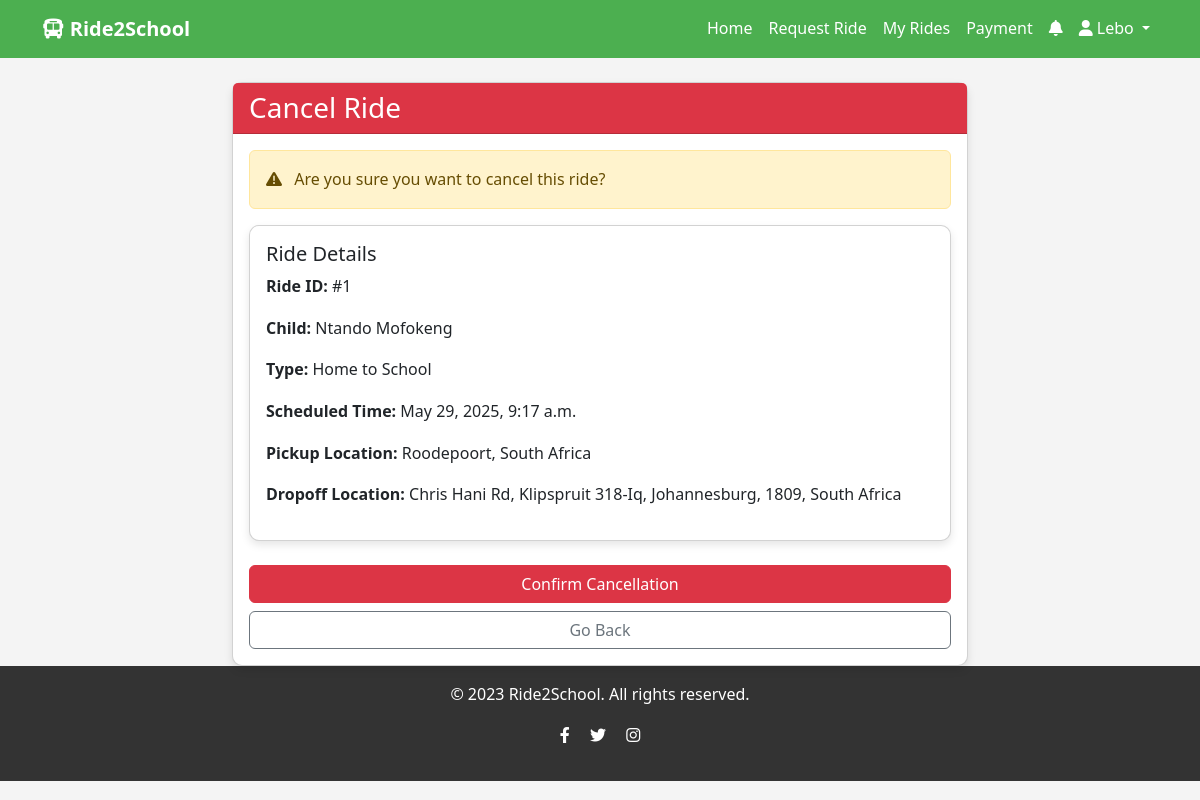
Page /ride/1/cancel/ (signed in) on the committed database.
### accounts/models.py (models this page shows, shortened)
class User(AbstractUser):
    USER_TYPE_CHOICES = (
        ('parent', 'Parent'),
        ('driver', 'Driver'),
        ('admin', 'Admin'),
    )
    user_type = models.CharField(max_length=10, choices=USER_TYPE_CHOICES)
    phone_regex = RegexValidator(
        regex=r'^\+?1?\d{9,15}$',
        message="Phone number must be entered in the format: '+999999999'. Up to 15 digits allowed."
    )
    phone_number = models.CharField(validators=[phone_regex], max_length=17, blank=True)
    profile_picture = models.ImageField(upload_to='profile_pics/', blank=True, null=True)

class Child(models.Model):
    GENDER_CHOICES = (
        ('M', 'Male'),
        ('F', 'Female'),
        ('O', 'Other'),
    )
    parent = models.ForeignKey(Parent, on_delete=models.CASCADE, related_name='children')
    first_name = models.CharField(max_length=100)
    last_name = models.CharField(max_length=100)
    date_of_birth = models.DateField()
    gender = models.CharField(max_length=1, choices=GENDER_CHOICES)
    school_name = models.CharField(max_length=255)
    school_address = models.CharField(max_length=255)
    grade = models.CharField(max_length=20)
    special_instructions = models.TextField(blank=True)
    photo = models.ImageField(upload_to='child_photos/', blank=True, null=True)

### rides/models.py (models this page shows, shortened)
class RideRequest(models.Model):
    STATUS_CHOICES = (
        ('pending', 'Pending'),
        ('accepted', 'Accepted'),
        ('in_progress', 'In Progress'),
        ('completed', 'Completed'),
        ('cancelled', 'Cancelled'),
    )
    RIDE_TYPE_CHOICES = (
        ('home_to_school', 'Home to School'),
        ('school_to_home', 'School to Home'),
    )
    parent = models.ForeignKey(Parent, on_delete=models.CASCADE, related_name='ride_requests')
    child = models.ForeignKey(Child, on_delete=models.CASCADE)
    driver = models.ForeignKey(Driver, on_delete=models.SET_NULL, null=True, blank=True)
    ride_type = models.CharField(max_length=20, choices=RIDE_TYPE_CHOICES, default='home_to_school')
    pickup_location = models.ForeignKey(Location, on_delete=models.CASCADE, related_name='pickup_rides', null=True, blank=True)
    pickup_address = models.TextField(default='Roodepoort', null=False)
    pickup_latitude = models.FloatField(default=-26.137657)  # Default to Roodepoort coordinates
    pickup_longitude = models.FloatField(default=27.805727)  # Default to Roodepoort coordinates
    pickup_place_id = models.CharField(max_length=255, blank=True, null=True)  # Google Place ID
    dropoff_location = models.ForeignKey(Location, on_delete=models.CASCADE, related_name='dropoff_rides', null=True, blank=True)
    dropoff_address = models.TextField(default='Soweto', null=False)
    dropoff_latitude = models.FloatField(default=-26.2673)  # Default to Soweto coordinates
    dropoff_longitude = models.FloatField(default=-26.2673)  # Default to Soweto coordinates
    dropoff_place_id = models.CharField(max_length=255, blank=True, null=True)  # Google Place ID
    scheduled_time = models.DateTimeField()  # Changed from pickup_time to match your views
    pickup_time = models.DateTimeField(null=True, blank=True)  # Actual pickup time
    estimated_dropoff_time = models.DateTimeField(null=True, blank=True)
    dropoff_time = models.DateTimeField(null=True, blank=True)  # Actual dropoff time
    distance = models.FloatField(default=0.0)  # in kilometers
    estimated_fare = models.DecimalField(max_digits=10, decimal_places=2)
    actual_fare = models.DecimalField(max_digits=10, decimal_places=2, null=True, blank=True)
    status = models.CharField(max_length=20, choices=STATUS_CHOICES, default='pending')
    is_paid = models.BooleanField(default=False)
    special_instructions = models.TextField(blank=True, null=True)
    created_at = models.DateTimeField(auto_now_add=True)
    updated_at = models.DateTimeField(auto_now=True)

class Location(models.Model):
    address = models.CharField(max_length=255)
    latitude = models.DecimalField(max_digits=9, decimal_places=6)
    longitude = models.DecimalField(max_digits=9, decimal_places=6)
    name = models.CharField(max_length=100, blank=True)  # Optional name for saved locations

### rides/views.py (the view)
# urls.py: path('ride/<int:ride_id>/cancel/', views.cancel_ride, name='cancel_ride'),
@login_required
def cancel_ride(request, ride_id):
    if request.user.user_type != 'parent':
        messages.error(request, 'Only parents can cancel rides.')
        return redirect('parent_dashboard')
    parent = Parent.objects.get(user=request.user)
    ride = get_object_or_404(RideRequest, id=ride_id, parent=parent)
    if ride.status not in ['pending', 'accepted']:
        messages.error(request, 'This ride cannot be cancelled.')
        return redirect('ride_details', ride_id=ride.id)
    if request.method == 'POST':
        ride.status = 'cancelled'
        ride.save()
        messages.success(request, 'Your ride has been cancelled successfully.')
        return redirect('my_rides')
    return render(request, 'rides/cancel_ride.html', {'ride': ride})

### ride2school/context_processors.py (called while the page is built)
def google_maps_api_key(request):
    return {'GOOGLE_MAPS_API_KEY': settings.GOOGLE_MAPS_API_KEY}

### rides/templates/rides/cancel_ride.html (shortened to what this page needs)
{% extends 'base.html' %}
{% block content %}
<div class="row justify-content-center">
    <div class="col-md-8">
        <div class="card">
            <div class="card-header bg-danger text-white">
                <h3 class="mb-0">Cancel Ride</h3>
            </div>
            <div class="card-body">
                <div class="alert alert-warning">
                    <i class="fas fa-exclamation-triangle me-2"></i>
                    Are you sure you want to cancel this ride?
                </div>
                <div class="card mb-4">
                    <div class="card-body">
                        <h5 class="card-title">Ride Details</h5>
                        <p><strong>Ride ID:</strong> #{{ ride.id }}</p>
                        <p><strong>Child:</strong> {{ ride.child.first_name }} {{ ride.child.last_name }}</p>
                        <p><strong>Type:</strong> {{ ride.get_ride_type_display }}</p>
                        <p><strong>Scheduled Time:</strong> {{ ride.scheduled_time }}</p>
                        <p><strong>Pickup Location:</strong> {{ ride.pickup_location.address }}</p>
                        <p><strong>Dropoff Location:</strong> {{ ride.dropoff_location.address }}</p>
                    </div>
                </div>
                <form method="post">
                    <div class="d-grid gap-2">
                        <button type="submit" class="btn btn-danger">Confirm Cancellation</button>
                        <a href="{% url 'ride_details' ride.id %}" class="btn btn-outline-secondary">Go Back</a>
                    </div>
                </form>
            </div>
        </div>
    </div>
</div>
{% endblock %}

### templates/base.html (shortened to what this page needs)
<!DOCTYPE html>
<html lang="en">
<head>
    <link href="https://cdn.jsdelivr.net/npm/bootstrap@5.3.0-alpha1/dist/css/bootstrap.min.css" rel="stylesheet">
    <link rel="stylesheet" href="https://cdnjs.cloudflare.com/ajax/libs/font-awesome/6.0.0/css/all.min.css">
</head>
<body>
    <nav class="navbar navbar-expand-lg navbar-dark mb-4">
        <div class="container">
            <a class="navbar-brand" href="{% url 'home' %}">
                <i class="fas fa-bus"></i> Ride2School
            </a>
            <div class="collapse navbar-collapse" id="navbarNav">
                <ul class="navbar-nav ms-auto">
                    <li class="nav-item">
                        <a class="nav-link" href="{% url 'home' %}">Home</a>
                    </li>
                    {% if user.is_authenticated %}
                        {% if user.user_type == 'parent' %}
                            <li class="nav-item">
                                <a class="nav-link" href="{% url 'request_ride' %}">Request Ride</a>
                            </li>
                            <li class="nav-item">
                                <a class="nav-link" href="{% url 'my_rides' %}">My Rides</a>
                            </li>
                            <li class="nav-item">
                                <a class="nav-link" href="{% url 'payment_methods' %}">Payment</a>
                            </li>
                        {% endif %}
                        <li class="nav-item position-relative">
                            <a class="nav-link" href="{% url 'notifications' %}">
                                <i class="fas fa-bell"></i>
                            </a>
                        </li>
                        <li class="nav-item dropdown">
                            <a class="nav-link dropdown-toggle" href="#" id="navbarDropdown" role="button" data-bs-toggle="dropdown">
                                <i class="fas fa-user"></i> {{ user.username }}
                            </a>
                        </li>
                    {% endif %}
                </ul>
            </div>
        </div>
    </nav>
    <main class="container">
        {% block content %}{% endblock %}
    </main>
    <footer class="footer mt-auto py-3">
        <div class="container text-center">
            <p>&copy; 2023 Ride2School. All rights reserved.</p>
            <p>
                <a href="#" class="text-white me-3"><i class="fab fa-facebook-f"></i></a>
                <a href="#" class="text-white me-3"><i class="fab fa-twitter"></i></a>
                <a href="#" class="text-white"><i class="fab fa-instagram"></i></a>
            </p>
        </div>
    </footer>
</body>
</html>

### templates/base.html (style rules this page uses)
:root { --primary-color: #4CAF50; --secondary-color: #FFC107; --dark-color: #333; --light-color: #f4f4f4; }
body { font-family: 'Segoe UI', Tahoma, Geneva, Verdana, sans-serif; line-height: 1.6; background-color: var(--light-color); }
.navbar { background-color: var(--primary-color); }
.navbar-brand { font-weight: bold; color: white !important; }
.nav-link { color: white !important; }
.card { border-radius: 10px; box-shadow: 0 4px 8px rgba(0, 0, 0, 0.1); }
.footer { background-color: var(--dark-color); color: white; padding: 20px 0; margin-top: 50px; }

### rows in the picture
User: username "Lebo"
RideRequest: id "1", child.first_name "Ntando", child.last_name "Mofokeng", ride_type "Home to School", scheduled_time "May 29, 2025, 9:17 a.m.", pickup_location.address "Roodepoort, South Africa", dropoff_location.address "Chris Hani Rd, Klipspruit 318-Iq, Johannesburg, 1809, South Africa"
